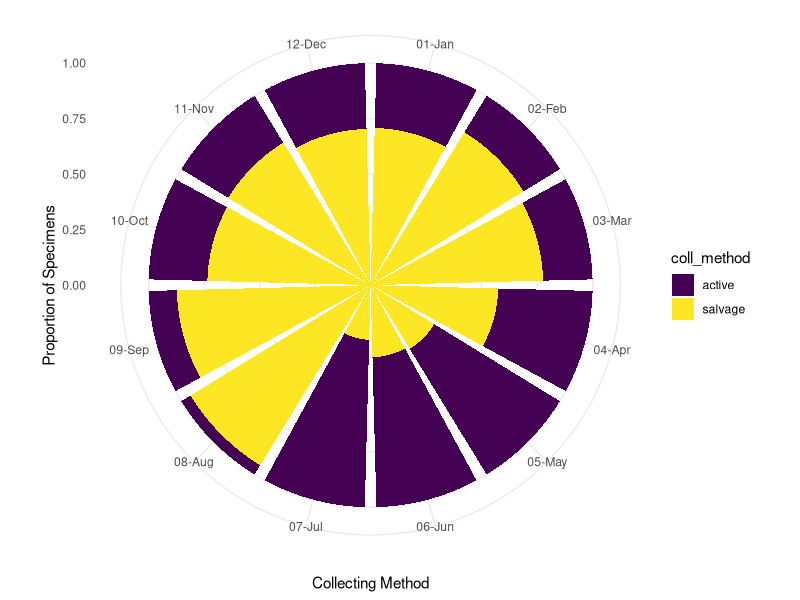
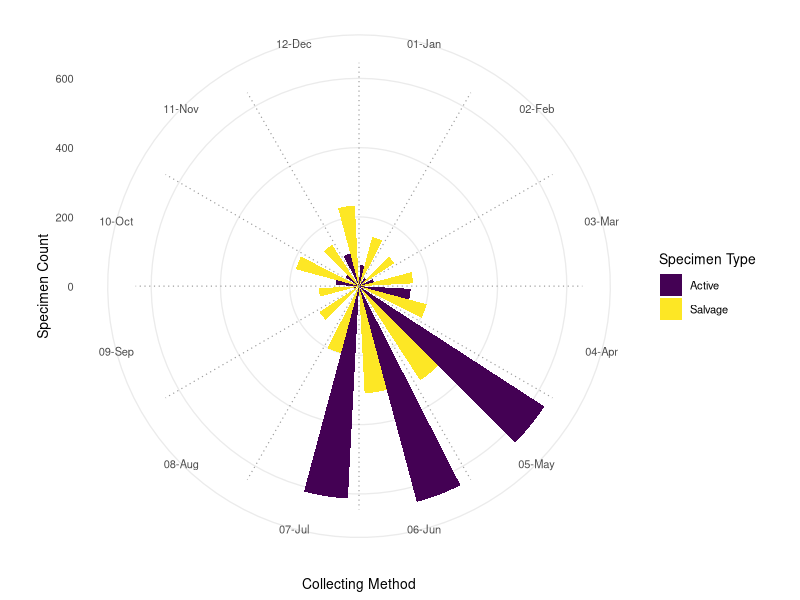
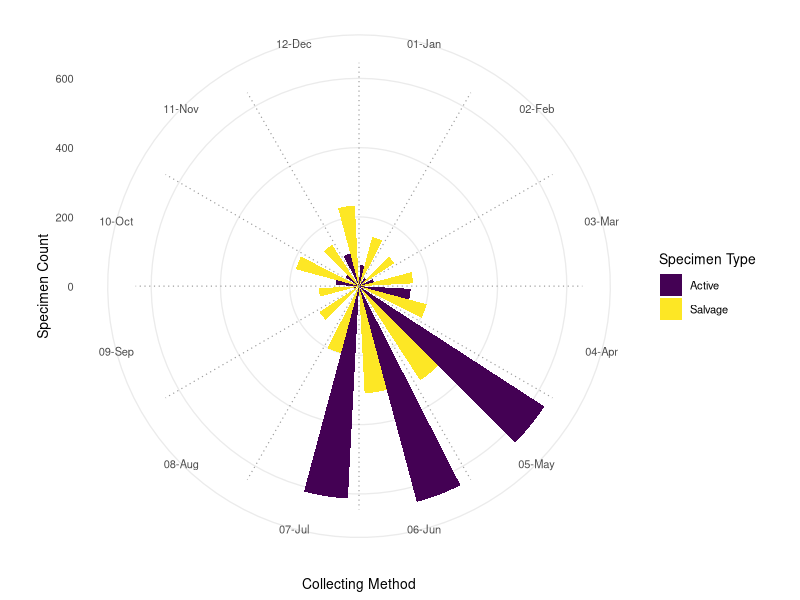

Write the R code that produced these figures, in order.
library(tidyverse)
library(ggplot2)
library(viridis)
library(lubridate)

Arctos_all<-read.csv("./Data/Arctos_all_w_dates_preps.csv")

Arctos_all <- Arctos_all%>%
  mutate(date = lubridate::ymd(date))

is.Date(Arctos_all$date)

## split Arctos_all date column into year + month/day
Arctos_all[c('year','month','day')] <- str_split_fixed(Arctos_all$date, '-', 3)

## extract month
Arctos_all$month <- month(ymd(Arctos_all$date))

Arctos_month_grouped <- Arctos_all %>% group_by(coll_method, month) %>% summarize(count = n())

### split into active and salvage
df_salvage <- Arctos_all%>% filter(coll_method == "salvage")
df_active <- Arctos_all%>% filter(coll_method == "active")

## calculate proportions
month_counts_salvage <- table(df_salvage$month)
prop_month_salvage <- as.data.frame(prop.table(month_counts_salvage))

month_counts_active <- table(df_active$month)
prop_month_active <- as.data.frame(prop.table(month_counts_active))

## add month names for graphing
Arctos_month_grouped$month <- replace(Arctos_month_grouped$month, Arctos_month_grouped$month == 1, "01-Jan")
Arctos_month_grouped$month <- replace(Arctos_month_grouped$month, Arctos_month_grouped$month == 2, "02-Feb")
Arctos_month_grouped$month <- replace(Arctos_month_grouped$month, Arctos_month_grouped$month == 3, "03-Mar")
Arctos_month_grouped$month <- replace(Arctos_month_grouped$month, Arctos_month_grouped$month == 4, "04-Apr")
Arctos_month_grouped$month <- replace(Arctos_month_grouped$month, Arctos_month_grouped$month == 5, "05-May")
Arctos_month_grouped$month <- replace(Arctos_month_grouped$month, Arctos_month_grouped$month == 6, "06-Jun")
Arctos_month_grouped$month <- replace(Arctos_month_grouped$month, Arctos_month_grouped$month == 7, "07-Jul")
Arctos_month_grouped$month <- replace(Arctos_month_grouped$month, Arctos_month_grouped$month == 8, "08-Aug")
Arctos_month_grouped$month <- replace(Arctos_month_grouped$month, Arctos_month_grouped$month == 9, "09-Sep")
Arctos_month_grouped$month <- replace(Arctos_month_grouped$month, Arctos_month_grouped$month == 10, "10-Oct")
Arctos_month_grouped$month <- replace(Arctos_month_grouped$month, Arctos_month_grouped$month == 11, "11-Nov")
Arctos_month_grouped$month <- replace(Arctos_month_grouped$month, Arctos_month_grouped$month == 12, "12-Dec")

## create polar bar chart
Arctos_date_polar_chart_dm <- ggplot(Arctos_month_grouped, aes(x = month, y = count, fill = coll_method)) +
  geom_bar(position="fill", stat = "identity") +
  coord_polar(start = 0) +  scale_fill_viridis_d(option = "viridis") +
  xlab("Collecting Method") +
  ylab("Proportion of Specimens") + theme_minimal()
 
Arctos_date_polar_chart_dm

Arctos_date_polar_chart <- ggplot(Arctos_month_grouped, aes(x = month, y = count, fill = coll_method)) +
  geom_col(
    position = "dodge",
    width = 0.8
  ) +
  geom_vline(
    data = data.frame(xintercept = seq_len(12) + 0.5),
    aes(xintercept = xintercept),
    linetype = "dotted",
    linewidth = 0.4,
    color = "grey60"
  ) +
  coord_polar(start = 0) +  
  scale_fill_viridis_d(option = "viridis",labels = c("Active", "Salvage")) +
  xlab("Collecting Method") +
  ylab("Specimen Count") + 
  theme_minimal(base_size=10) +
  theme(
    panel.grid.major.x = element_blank(),          # remove default angular lines
  )+
  labs(fill = "Specimen Type") 

Arctos_date_polar_chart

## Polar bar chart with collecting methods side by side by month
png(file="./Figures/SeasonalityFig_v2.png",width=6.5,height=6.5,units="in",res=500)
Arctos_date_polar_chart
dev.off()

getwd()
